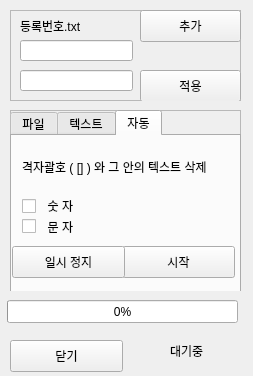
<?xml version="1.0" encoding="UTF-8"?>
<ui version="4.0">
 <class>MainWindow</class>
 <widget class="QMainWindow" name="MainWindow">
  <property name="geometry">
   <rect>
    <x>0</x>
    <y>0</y>
    <width>253</width>
    <height>376</height>
   </rect>
  </property>
  <property name="windowTitle">
   <string>MainWindow</string>
  </property>
  <widget class="QWidget" name="centralwidget">
   <widget class="QFrame" name="F1">
    <property name="geometry">
     <rect>
      <x>10</x>
      <y>10</y>
      <width>231</width>
      <height>91</height>
     </rect>
    </property>
    <property name="frameShape">
     <enum>QFrame::StyledPanel</enum>
    </property>
    <property name="frameShadow">
     <enum>QFrame::Raised</enum>
    </property>
    <widget class="QLabel" name="label_txt">
     <property name="geometry">
      <rect>
       <x>10</x>
       <y>0</y>
       <width>111</width>
       <height>31</height>
      </rect>
     </property>
     <property name="text">
      <string>등록번호.txt</string>
     </property>
     <property name="textInteractionFlags">
      <set>Qt::LinksAccessibleByMouse</set>
     </property>
    </widget>
    <widget class="QPushButton" name="btn_txt_add">
     <property name="geometry">
      <rect>
       <x>130</x>
       <y>0</y>
       <width>101</width>
       <height>32</height>
      </rect>
     </property>
     <property name="text">
      <string>추가</string>
     </property>
    </widget>
    <widget class="QPushButton" name="btn_id">
     <property name="geometry">
      <rect>
       <x>130</x>
       <y>60</y>
       <width>101</width>
       <height>32</height>
      </rect>
     </property>
     <property name="text">
      <string>적용</string>
     </property>
    </widget>
    <widget class="QLineEdit" name="label_id">
     <property name="geometry">
      <rect>
       <x>10</x>
       <y>30</y>
       <width>113</width>
       <height>21</height>
      </rect>
     </property>
     <property name="inputMask">
      <string extracomment="ID"/>
     </property>
     <property name="text">
      <string extracomment="ID"></string>
     </property>
     <property name="maxLength">
      <number>20</number>
     </property>
    </widget>
    <widget class="QLineEdit" name="label_pw">
     <property name="geometry">
      <rect>
       <x>10</x>
       <y>60</y>
       <width>113</width>
       <height>21</height>
      </rect>
     </property>
     <property name="inputMask">
      <string extracomment="PW"/>
     </property>
     <property name="text">
      <string extracomment="PW"></string>
     </property>
     <property name="maxLength">
      <number>20</number>
     </property>
     <property name="echoMode">
      <enum>QLineEdit::Password</enum>
     </property>
    </widget>
   </widget>
   <widget class="QFrame" name="F2">
    <property name="geometry">
     <rect>
      <x>10</x>
      <y>110</y>
      <width>231</width>
      <height>181</height>
     </rect>
    </property>
    <property name="frameShape">
     <enum>QFrame::StyledPanel</enum>
    </property>
    <property name="frameShadow">
     <enum>QFrame::Raised</enum>
    </property>
    <widget class="QTabWidget" name="TabWidget">
     <property name="geometry">
      <rect>
       <x>0</x>
       <y>0</y>
       <width>231</width>
       <height>191</height>
      </rect>
     </property>
     <property name="currentIndex">
      <number>2</number>
     </property>
     <widget class="QWidget" name="File_tab">
      <attribute name="title">
       <string>파일</string>
      </attribute>
      <widget class="QLabel" name="label_xlsx">
       <property name="geometry">
        <rect>
         <x>10</x>
         <y>20</y>
         <width>81</width>
         <height>31</height>
        </rect>
       </property>
       <property name="text">
        <string>엑셀파일.xlsx</string>
       </property>
       <property name="textInteractionFlags">
        <set>Qt::LinksAccessibleByMouse</set>
       </property>
      </widget>
      <widget class="QPushButton" name="btn_xlsx_add">
       <property name="geometry">
        <rect>
         <x>110</x>
         <y>20</y>
         <width>113</width>
         <height>32</height>
        </rect>
       </property>
       <property name="text">
        <string>추가</string>
       </property>
      </widget>
      <widget class="QCheckBox" name="CB_add_front_file">
       <property name="geometry">
        <rect>
         <x>10</x>
         <y>60</y>
         <width>87</width>
         <height>20</height>
        </rect>
       </property>
       <property name="text">
        <string> 앞 추 가</string>
       </property>
      </widget>
      <widget class="QCheckBox" name="CB_add_back_file">
       <property name="geometry">
        <rect>
         <x>10</x>
         <y>80</y>
         <width>87</width>
         <height>20</height>
        </rect>
       </property>
       <property name="text">
        <string> 뒤 추 가</string>
       </property>
      </widget>
      <widget class="QPushButton" name="btn_start">
       <property name="geometry">
        <rect>
         <x>110</x>
         <y>110</y>
         <width>113</width>
         <height>32</height>
        </rect>
       </property>
       <property name="text">
        <string>시작</string>
       </property>
      </widget>
      <widget class="QPushButton" name="btn_pause_file">
       <property name="geometry">
        <rect>
         <x>0</x>
         <y>110</y>
         <width>113</width>
         <height>32</height>
        </rect>
       </property>
       <property name="text">
        <string>일시 정지</string>
       </property>
      </widget>
     </widget>
     <widget class="QWidget" name="Text_tab">
      <attribute name="title">
       <string>텍스트</string>
      </attribute>
      <widget class="QLineEdit" name="label_input">
       <property name="geometry">
        <rect>
         <x>0</x>
         <y>20</y>
         <width>113</width>
         <height>31</height>
        </rect>
       </property>
       <property name="inputMask">
        <string extracomment="PW"/>
       </property>
       <property name="text">
        <string extracomment="input_text">   텍스트 입력</string>
       </property>
       <property name="maxLength">
        <number>20</number>
       </property>
       <property name="echoMode">
        <enum>QLineEdit::Normal</enum>
       </property>
      </widget>
      <widget class="QPushButton" name="btn_input">
       <property name="geometry">
        <rect>
         <x>120</x>
         <y>20</y>
         <width>101</width>
         <height>31</height>
        </rect>
       </property>
       <property name="text">
        <string>적용</string>
       </property>
      </widget>
      <widget class="QPushButton" name="btn_start_2">
       <property name="geometry">
        <rect>
         <x>110</x>
         <y>110</y>
         <width>113</width>
         <height>32</height>
        </rect>
       </property>
       <property name="text">
        <string>시작</string>
       </property>
      </widget>
      <widget class="QCheckBox" name="CB_front_add_text">
       <property name="geometry">
        <rect>
         <x>10</x>
         <y>60</y>
         <width>87</width>
         <height>20</height>
        </rect>
       </property>
       <property name="text">
        <string> 앞 추 가</string>
       </property>
      </widget>
      <widget class="QCheckBox" name="CB_back_add_file">
       <property name="geometry">
        <rect>
         <x>10</x>
         <y>80</y>
         <width>87</width>
         <height>21</height>
        </rect>
       </property>
       <property name="text">
        <string> 뒤 추 가</string>
       </property>
      </widget>
      <widget class="QPushButton" name="btn_pause_txt">
       <property name="geometry">
        <rect>
         <x>0</x>
         <y>110</y>
         <width>113</width>
         <height>32</height>
        </rect>
       </property>
       <property name="text">
        <string>일시 정지</string>
       </property>
      </widget>
     </widget>
     <widget class="QWidget" name="Auto">
      <attribute name="title">
       <string>자동</string>
      </attribute>
      <widget class="QCheckBox" name="CB_auto_int">
       <property name="geometry">
        <rect>
         <x>10</x>
         <y>60</y>
         <width>87</width>
         <height>20</height>
        </rect>
       </property>
       <property name="text">
        <string>  숫 자</string>
       </property>
      </widget>
      <widget class="QCheckBox" name="CB_auto_txt">
       <property name="geometry">
        <rect>
         <x>10</x>
         <y>80</y>
         <width>87</width>
         <height>21</height>
        </rect>
       </property>
       <property name="text">
        <string>  문 자 </string>
       </property>
      </widget>
      <widget class="QLabel" name="label_Auto">
       <property name="geometry">
        <rect>
         <x>10</x>
         <y>10</y>
         <width>211</width>
         <height>41</height>
        </rect>
       </property>
       <property name="text">
        <string>격자괄호 ( [] ) 와 그 안의 텍스트 삭제</string>
       </property>
       <property name="textInteractionFlags">
        <set>Qt::NoTextInteraction</set>
       </property>
      </widget>
      <widget class="QPushButton" name="btn_start_3">
       <property name="geometry">
        <rect>
         <x>110</x>
         <y>110</y>
         <width>113</width>
         <height>32</height>
        </rect>
       </property>
       <property name="text">
        <string>시작</string>
       </property>
      </widget>
      <widget class="QPushButton" name="btn_pause_auto">
       <property name="geometry">
        <rect>
         <x>0</x>
         <y>110</y>
         <width>113</width>
         <height>32</height>
        </rect>
       </property>
       <property name="text">
        <string>일시 정지</string>
       </property>
      </widget>
     </widget>
    </widget>
   </widget>
   <widget class="QPushButton" name="btn_Quit">
    <property name="geometry">
     <rect>
      <x>10</x>
      <y>340</y>
      <width>113</width>
      <height>32</height>
     </rect>
    </property>
    <property name="autoFillBackground">
     <bool>false</bool>
    </property>
    <property name="text">
     <string>닫기</string>
    </property>
   </widget>
   <widget class="QProgressBar" name="progressBar">
    <property name="geometry">
     <rect>
      <x>7</x>
      <y>300</y>
      <width>231</width>
      <height>23</height>
     </rect>
    </property>
    <property name="value">
     <number>0</number>
    </property>
   </widget>
   <widget class="QLabel" name="label_ing">
    <property name="geometry">
     <rect>
      <x>170</x>
      <y>340</y>
      <width>71</width>
      <height>21</height>
     </rect>
    </property>
    <property name="text">
     <string>대기중</string>
    </property>
   </widget>
  </widget>
 </widget>
 <resources/>
 <connections/>
</ui>
